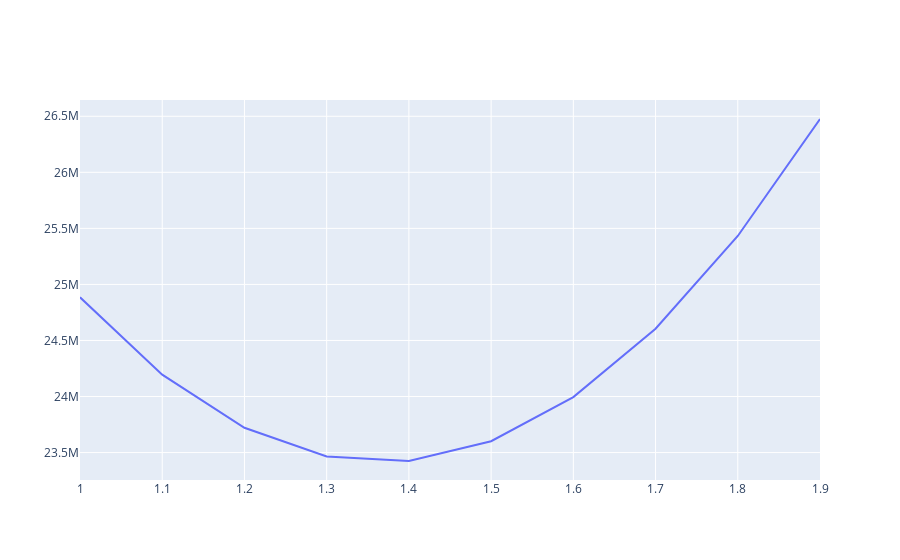

Write notebook code for a chart like this one.
### Code cell
plot([rss_trace])

### Figure 1 — Plotly figure (JSON) as saved in the notebook; plotly's stock layout.template omitted (floating-point values rounded to 4 significant figures)
{"data": [{"mode": "lines", "name": "data", "text": [], "type": "scatter", "x": [1, 1.1, 1.2, 1.3, 1.4, 1.5, 1.6, 1.7, 1.8, 1.9], "y": [24890000.0, 24200000.0, 23720000.0, 23460000.0, 23420000.0, 23600000.0, 23990000.0, 24610000.0, 25430000.0, 26480000.0]}], "layout": {}}
